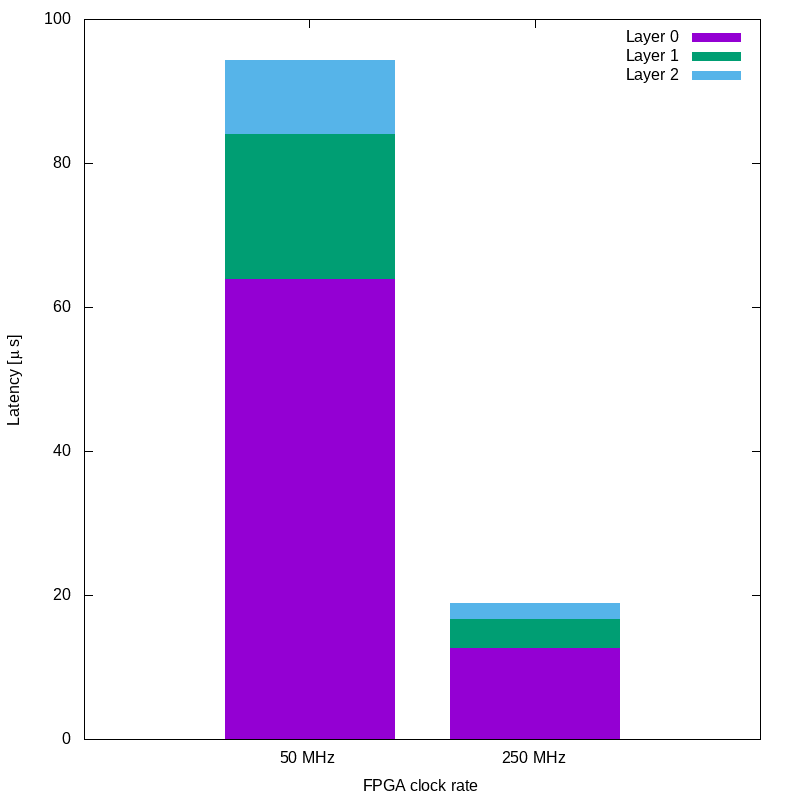

This chart was generated by the following gnuplot code:
#!/usr/bin/gnuplot -persist
#
#    
#    	G N U P L O T
#    	Version 5.2 patchlevel 6    last modified 2019-01-01 
#    
#    	Copyright (C) 1986-1993, 1998, 2004, 2007-2018
#    	Thomas Williams, Colin Kelley and many others
#    
#    	gnuplot home:     http://www.gnuplot.info
#    	faq, bugs, etc:   type "help FAQ"
#    	immediate help:   type "help"  (plot window: hit 'h')
# set terminal qt 0 font "Sans,9"
# set output
unset clip points
set clip one
unset clip two
set errorbars front 1.000000 
set border 31 front lt black linewidth 1.000 dashtype solid
set zdata 
set ydata 
set xdata 
set y2data 
set x2data 
set boxwidth 0.75 absolute
set style fill   solid 1.00 border
set style rectangle back fc  bgnd fillstyle   solid 1.00 border lt -1
set style circle radius graph 0.02 
set style ellipse size graph 0.05, 0.03 angle 0 units xy
set dummy x, y
set format x "% h" 
set format y "% h" 
set format x2 "% h" 
set format y2 "% h" 
set format z "% h" 
set format cb "% h" 
set format r "% h" 
set ttics format "% h"
set timefmt "%d/%m/%y,%H:%M"
set angles radians
set tics back
unset grid
unset raxis
set theta counterclockwise right
set style parallel front  lt black linewidth 2.000 dashtype solid
set key title "" center
set key fixed right top vertical Right noreverse enhanced autotitle nobox
set key noinvert samplen 4 spacing 1 width 0 height 0 
set key maxcolumns 0 maxrows 0
set key noopaque
unset label
unset arrow
set style increment default
unset style line
unset style arrow
set style histogram rowstacked title textcolor lt -1
unset object
set style textbox transparent margins  1.0,  1.0 border  lt -1 linewidth  1.0
set offsets 0, 0, 0, 0
set pointsize 1
set pointintervalbox 1
set encoding default
unset polar
unset parametric
unset decimalsign
unset micro
unset minussign
set view 60, 30, 1, 1
set view azimuth 0
set rgbmax 255
set samples 100, 100
set isosamples 10, 10
set surface 
unset contour
set cntrlabel  format '%8.3g' font '' start 5 interval 20
set mapping cartesian
unset hidden3d
set cntrparam order 4
set cntrparam linear
set cntrparam levels auto 5 unsorted
set cntrparam firstlinetype 0
set cntrparam points 5
set size ratio 0 1,1
set origin 0,0
set style data histograms
set style function lines
unset xzeroaxis
unset yzeroaxis
unset zzeroaxis
unset x2zeroaxis
unset y2zeroaxis
set xyplane relative 0.5
set tics scale  1, 0.5, 1, 1, 1
set mxtics default
set mytics default
set mztics default
set mx2tics default
set my2tics default
set mcbtics default
set mrtics default
set nomttics
set xtics border in scale 1,0.5 mirror norotate  autojustify
set xtics  norangelimit 
set xtics   ()
set ytics border in scale 1,0.5 mirror norotate  autojustify
set ytics  norangelimit autofreq 
set ztics border in scale 1,0.5 nomirror norotate  autojustify
set ztics  norangelimit autofreq 
unset x2tics
unset y2tics
set cbtics border in scale 1,0.5 mirror norotate  autojustify
set cbtics  norangelimit autofreq 
set rtics axis in scale 1,0.5 nomirror norotate  autojustify
set rtics  norangelimit autofreq 
unset ttics
set title "" 
set title  font "" norotate
set timestamp bottom 
set timestamp "" 
set timestamp  font "" norotate
set trange [ * : * ] noreverse nowriteback
set urange [ * : * ] noreverse nowriteback
set vrange [ * : * ] noreverse nowriteback
set xlabel "FPGA clock rate" 
set xlabel  font "" textcolor lt -1 norotate
set x2label "" 
set x2label  font "" textcolor lt -1 norotate
set xrange [ * : * ] noreverse writeback
set x2range [ -1.00000 : 3.00000 ] noreverse writeback
set ylabel  font "" textcolor lt -1 rotate
set y2label "" 
set y2label  font "" textcolor lt -1 rotate
set yrange [ -1.77636e-15 : 100.000 ] noreverse writeback
set y2range [ -1.77636e-15 : 94.2800 ] noreverse writeback
set zlabel "" 
set zlabel  font "" textcolor lt -1 norotate
set zrange [ * : * ] noreverse writeback
set cblabel "" 
set cblabel  font "" textcolor lt -1 rotate
set cbrange [ * : * ] noreverse writeback
set rlabel "" 
set rlabel  font "" textcolor lt -1 norotate
set rrange [ * : * ] noreverse writeback
unset logscale
unset jitter
set zero 1e-08
set lmargin  -1
set bmargin  -1
set rmargin  -1
set tmargin  -1
set locale "en_US.UTF-8"
set pm3d explicit at s
set pm3d scansautomatic
set pm3d interpolate 1,1 flush begin noftriangles noborder corners2color mean
set pm3d nolighting
set palette positive nops_allcF maxcolors 0 gamma 1.5 color model RGB 
set palette rgbformulae 7, 5, 15
set colorbox default
set colorbox vertical origin screen 0.9, 0.2 size screen 0.05, 0.6 front  noinvert bdefault
set style boxplot candles range  1.50 outliers pt 7 separation 1 labels auto unsorted
set loadpath 
set fontpath 
set psdir
set fit brief errorvariables nocovariancevariables errorscaling prescale nowrap v5
GNUTERM = "qt"
f = "CookieNet.dat"
x = 0.0
## Last datafile plotted: "CookieNet.dat"
set term png size 800,800
set output 'plotting.AudreyLatency.png'
set boxwidth 0.75
set style fill  
set ylabel "Latency [{/Symbol m}s]" 
set xlabel "FPGA clock rate" 
set style data histograms
set style histogram rowstacked 
set datafile separator ","
plot for [i=2:4] f u i:xtic(1) title columnheader(i)
#    EOF
